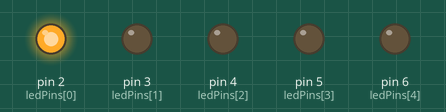
The sketch below on a simulated Arduino Uno, built with avr-gcc and run on an emulated ATmega328P. On the bench: output pins drawn as LEDs (lit = HIGH).

Above: at 0.05 s.
At 0.65 s:
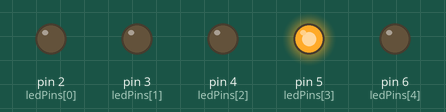
At 1.25 s:
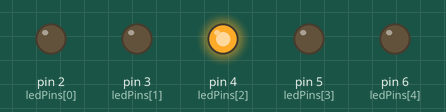
At 1.85 s:
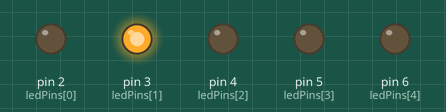
At 2.5 s:
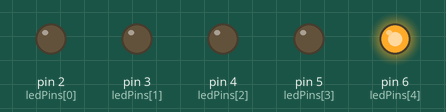
Timing chart, 0 to 3.0 s (numbered marks = the images above):
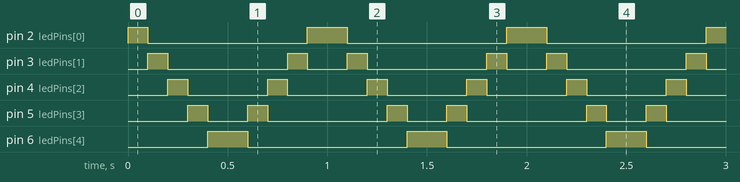

Measured:
- by itself, pin 2 (ledPins[0]): repeats every 1.0 s: LOW 0.80 s, HIGH 0.20 s
- by itself, pin 3 (ledPins[1]): repeats every 1.0 s: LOW 0.60 s, HIGH 0.10 s, LOW 0.20 s, HIGH 0.10 s
- by itself, pin 4 (ledPins[2]): alternates HIGH for 0.10 s and LOW for 0.40 s
- by itself, pin 5 (ledPins[3]): repeats every 1.0 s: LOW 0.20 s, HIGH 0.10 s, LOW 0.60 s, HIGH 0.10 s
- by itself, pin 6 (ledPins[4]): alternates HIGH for 0.20 s and LOW for 0.80 s

The sketch:

lab_9_led_scrolling.ino
```cpp
// Define the LED pins connected to the microcontroller
const int ledPins[] = {2, 3, 4, 5, 6}; // Array to hold LED pin numbers
const int numLEDs = 5;                 // Total number of LEDs in the array
int delayTime = 100;                   // Time delay between LED changes in milliseconds

void setup()
{
    // Configure all LED pins as OUTPUT
    for (int i = 0; i < numLEDs; i++)
    {
        pinMode(ledPins[i], OUTPUT); // Set each LED pin as an output pin
    }
}

void loop()
{
    // Scroll LEDs from left to right
    for (int i = 0; i < numLEDs; i++) // Iterate over each LED from left to right
    {
        digitalWrite(ledPins[i], HIGH); // Turn ON the current LED
        delay(delayTime);               // Wait for the specified delay
        digitalWrite(ledPins[i], LOW);  // Turn OFF the current LED
    }

    // Scroll LEDs from right to left
    for (int i = numLEDs - 1; i >= 0; i--) // Iterate over each LED from right to left
    {
        digitalWrite(ledPins[i], HIGH); // Turn ON the current LED
        delay(delayTime);               // Wait for the specified delay
        digitalWrite(ledPins[i], LOW);  // Turn OFF the current LED
    }
}
```
